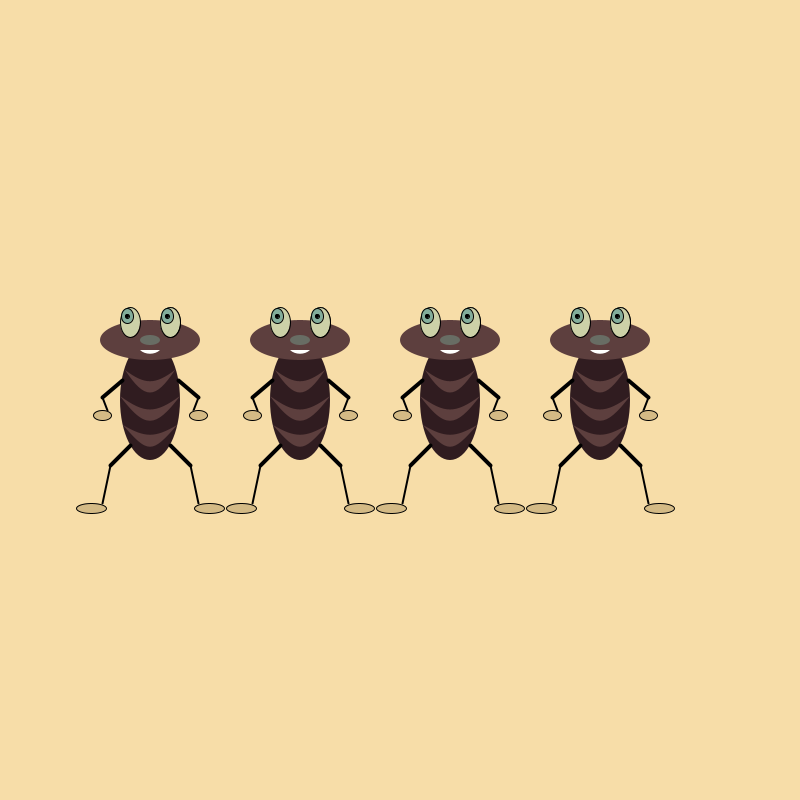
Frame 1 (no input)
Frame 60 (the mouse pressed at the canvas centre just before this capture): identical to frame 1, image omitted
Frame 120 (the mouse held since frame 60 and released just before this capture): identical to frame 1, image omitted

The Processing sketch that drew this single still picture (run headless with seeded random() and noise(); from frame 60 on, the mouse is pressed at the canvas centre):

// Processing sketch: processing_21318
// ── processing_21318.pde

Amanda[] buggy=new Amanda [4];
void setup()
{
  size(800,800);
  smooth();
  for(int i=0; i<buggy.length; i++){
    buggy[i]=new Amanda((i+1)*150, 400,(i+1));
  }
 }
  
 

void draw () {
  background(247, 221, 168);
  
  for(int i=0; i<buggy.length; i++)
 {
   buggy[i].buggyCreate();
   buggy[i].createLegs();
   buggy[i].createArms();
   buggy[i].keyPressed();
   buggy[i].eyeClose();
 }
  /*GRID
  strokeWeight(1);
   for (int i=5; i< width; i=i+5)
     {
      line (i,0, i, height);
      line(0, i, width, i);
     }
 */
  
 //ends draw
 }
 

 
 
 /*~~~~~~~~~~~~~~~~~~~~~~~~~~~~~~~~~~~~~~~~~~~~~~~ CLASS ~~~~~~~~~~~~~~~~~~~~~~~~~~~~~~~~~~~~~~~~~~*/
class Amanda {
  float centerX, centerY;
  float eyeShake;
  float kneeRX, kneeLX, kneeY;
  float ankleRX, ankleLX, ankleY;
  float elbowLX, elbowRX, elbowY;
  float wristLX, wristRX, wristY;
  boolean timeToFall, jumped;
  boolean eyeCloseL, eyeCloseR;
  int jumpTime, fallTime, power;
  float startY;
  int buggyName;

  Amanda (float _centerX, float _centerY, int _buggyName) {
    centerX=_centerX;
    centerY=_centerY;
    startY=_centerY;
    buggyName=_buggyName;
    
    eyeShake=0;
    
    //variables for legs
    kneeRX=centerX+40;
    kneeLX=centerX-40;
    kneeY=centerY+65;
    ankleRX=centerX+48;
    ankleLX=centerX-48;
    ankleY=centerY+103;
    
    //variables for arms
    elbowLX=centerX-48;
    elbowRX=centerX+48;
    elbowY=centerY-3;
    wristLX=centerX-43; 
    wristRX=centerX+43;
    wristY=centerY+10;
  
    timeToFall=false;
    jumped=false;
    jumpTime=0;
    fallTime=0; 
    power=0;
    
    eyeCloseR=false;
    eyeCloseL=false;
    }
  
  /*function to check if an arrow key has been pressed
 and moves in appropriate direction*//////////////////////////////////////////////////////
  void keyPressed ()
     {
   /*move right if the right arrow is pressed and the bug is still in the screen*/
       if (keyPressed==true && keyCode==RIGHT && centerX+55<=width) {
         centerX=centerX+1;
         kneeRX=kneeRX+1;
         kneeLX=kneeLX+1;
         ankleRX=ankleRX+1;
         ankleLX=ankleLX+1;
         wristRX+=1;
         wristLX+=1;
         elbowRX+=1;
         elbowLX+=1;  
       }
       
       /*move left if the left arrow is pressed and the bug is still in the screen*/
       else if(keyPressed==true && keyCode==LEFT && centerX-55>=0) {
         centerX=centerX-1;
         kneeRX=kneeRX-1;
         kneeLX=kneeLX-1;
         ankleRX=ankleRX-1;
         ankleLX=ankleLX-1;
         wristRX-=1;
         wristLX-=1;
         elbowRX-=1;
         elbowLX-=1;
       }
     
     /*squat if down is pressed and the bug is at the starting height*/
      else if (keyPressed==true && keyCode==DOWN && centerY>=startY && centerY<=startY+55){
        timeToFall=false;
        //move bug down
        centerY=centerY+1;
        /*count to determine how long jump will be and how long fall will need 
        to be to return to the original height*/
        jumpTime=jumpTime+1;
        fallTime=fallTime-1;
        //store the amount of time the bug will fall
        power=jumpTime;
       }
    /*jump to original starting height. jumpPower will be back to 0 once initial height is reached*/   
     else if (keyCode==UP && jumpTime!=fallTime && centerY>=startY)
       {
         centerY=centerY-1;
         //continue to jump depending on how far the bug squatted
         jumpTime=jumpTime-1;
         //
         if(jumpTime!=fallTime) {
           fallTime=fallTime+1;
         //print(centerY);
         } 
       jumped=true;
       
       }
       
     /*jump past starting height*/  
     else if(jumpTime==fallTime  && jumped==true && power>0){ 
       power=power-1;
       centerY=centerY-3;
       ankleY=ankleY-3;
       kneeY=kneeY-3;
       wristY-=3;
       elbowY-=3;
       
       //eyes shake 
       eyeShake=random(-2,2); 
     }
     
     /*fall to starting height*/
     else if (centerY<startY && power==0) {
       centerY=centerY+1;
       ankleY=ankleY+1;
       kneeY=kneeY+1;
       wristY+=1;
       elbowY+=1;
       
       //eyes shake less
       eyeShake=random(-1,1);
     }
   }

  /*Draws the zoog. All pieces are relative to the center of the bug defined as centerX and centerY*////////////////////////////
 void buggyCreate ()
 {
   ellipseMode(CENTER);
    
   //body, 
   noStroke();
   fill(48, 28, 32);
   ellipse(centerX,centerY,60,120);
 
   //segment: top
   fill(93,63,62);
   beginShape();
   vertex(centerX-25,centerY-30);
   bezierVertex(centerX-5,centerY,centerX+5,centerY,centerX+25,centerY-30);
   endShape();
  
    fill(48,28,32);
    beginShape();
    vertex(centerX-25,centerY-30);
    bezierVertex(centerX-5,centerY-15,centerX+5,centerY-15,centerX+25,centerY-30);
    endShape();
  
    //segment: middle
    fill(93,63,62);
    beginShape();
    vertex(centerX-30,centerY-4);
    bezierVertex(centerX-5,centerY+29,centerX+5,centerY+29,centerX+30,centerY-4);
    endShape();
  
    fill(48,28,32);
    beginShape();
    vertex(centerX-30,centerY-4);
    bezierVertex(centerX-5,centerY+14,centerX+5,centerY+14,centerX+30,centerY-4);
    endShape();
  
    //segment: bottom
    fill(93,63,62);
    beginShape();
    vertex(centerX-27,centerY+25);
    bezierVertex(centerX-2,centerY+54,centerX+2,centerY+54,centerX+27,centerY+25);
    endShape();
  
    fill(48,28,32);
    beginShape();
    vertex(centerX-27,centerY+25);
    bezierVertex(centerX-5,centerY+38,centerX+5,centerY+38,centerX+27,centerY+25);
    endShape();
  
    //head
    fill(93, 63, 62);
    ellipse(centerX,centerY-60,100,40);
    
    //nose
    noStroke();
    fill(104, 109, 100);
    ellipse(centerX,centerY-60,20,10);
 
    //smile
    fill(255);
    beginShape();
    vertex(centerX-10,centerY-50);
    bezierVertex(centerX-5,centerY-45,centerX+5,centerY-45,centerX+10,centerY-50);
    endShape();
 
  //draw eyes
 
    fill(0);
    stroke(0);
    fill(204, 209, 168);
    ellipse(centerX+20,centerY-78,20,30);
  
    //eyeballs (right then left)
    stroke(0);
    fill(204, 209, 168);
    ellipse(centerX+20,centerY-78,20,30);
    ellipse(centerX-20,centerY-78,20,30);
 
    //iris (right then left)
    fill(130, 173, 154);
    ellipse(centerX+17,centerY-84,12,15);
    ellipse(centerX-23, centerY-84,12,15);  
 
    //pupil
    fill(0);
    ellipse(centerX+17+eyeShake,centerY-84,4,4);
    ellipse(centerX-23+eyeShake,centerY-84,4,4);
  
  
  //cover eye if mouse is on either eye
   if (eyeCloseL==true)
   {
    fill(100);
    stroke(100);
    ellipse(centerX-20,centerY-78,20,30);
    stroke(50);
    strokeWeight(2);
    line(centerX-30, centerY-78, centerX-10, centerY-78);
  }
   else if(eyeCloseR==true){
     fill(100);
     stroke(100);
     ellipse(centerX+20,centerY-78,20,30);
     stroke(50);
     strokeWeight(2);
     line(centerX+10, centerY-78, centerX+30, centerY-78);
   }
 
    
  }
 
 
 /*function to create arms and hands*/////////////////////////////////////////////////////
 void createArms(){
   //upper arms (l then r)
   stroke(0);
   strokeWeight(4);
   line(centerX-28, centerY-20, elbowLX, elbowY);
   line(centerX+28, centerY-20, elbowRX, elbowY);
 
 
  //forearms (l then r)
  strokeWeight(2);
  line(elbowLX, elbowY, wristLX, wristY);
  line(elbowRX, elbowY, wristRX, wristY);
    
  //hands (l then r)
  ellipseMode(CENTER);
  strokeWeight(1);
  fill(212, 186, 133);
  ellipse(elbowLX, wristY+5, 18, 10);
  ellipse(elbowRX, wristY+5, 18, 10);
}
 
 
 
 /*function to create legs and feet*/////////////////////////////////////////////////////
 void createLegs() {
 
   //upper legs (l then r)
  stroke(0);
  strokeWeight(4);
  line(centerX-20, centerY+45, kneeLX, kneeY);
  line(centerX+20, centerY+45, kneeRX, kneeY);

 
//lower legs (l then r)
  strokeWeight(2);
  line(kneeLX, kneeY, ankleLX, ankleY);
  line(kneeRX, kneeY, ankleRX, ankleY);
  
//feet (l then r)
  ellipseMode(CORNER);
  strokeWeight(1);
  fill(212, 186, 133);
  ellipse(ankleLX-26, ankleY, 30, 10);
  ellipse(ankleRX-4, ankleY, 30, 10);
}

 /*function to close eyes if mouse is near*/////////////////////////////////////////////////////
 
 void eyeClose()
 {
   if ((dist(mouseX, mouseY, centerX-20, centerY-78))<=15){
     
       eyeCloseL=true;
   
     }
     else if(dist(mouseX, mouseY, centerX+20, centerY-78)<=15){
       eyeCloseR=true;
     }
     else{
       eyeCloseL=false;
       eyeCloseR=false;
     }
     
   
 }

}


 
    

  
   
